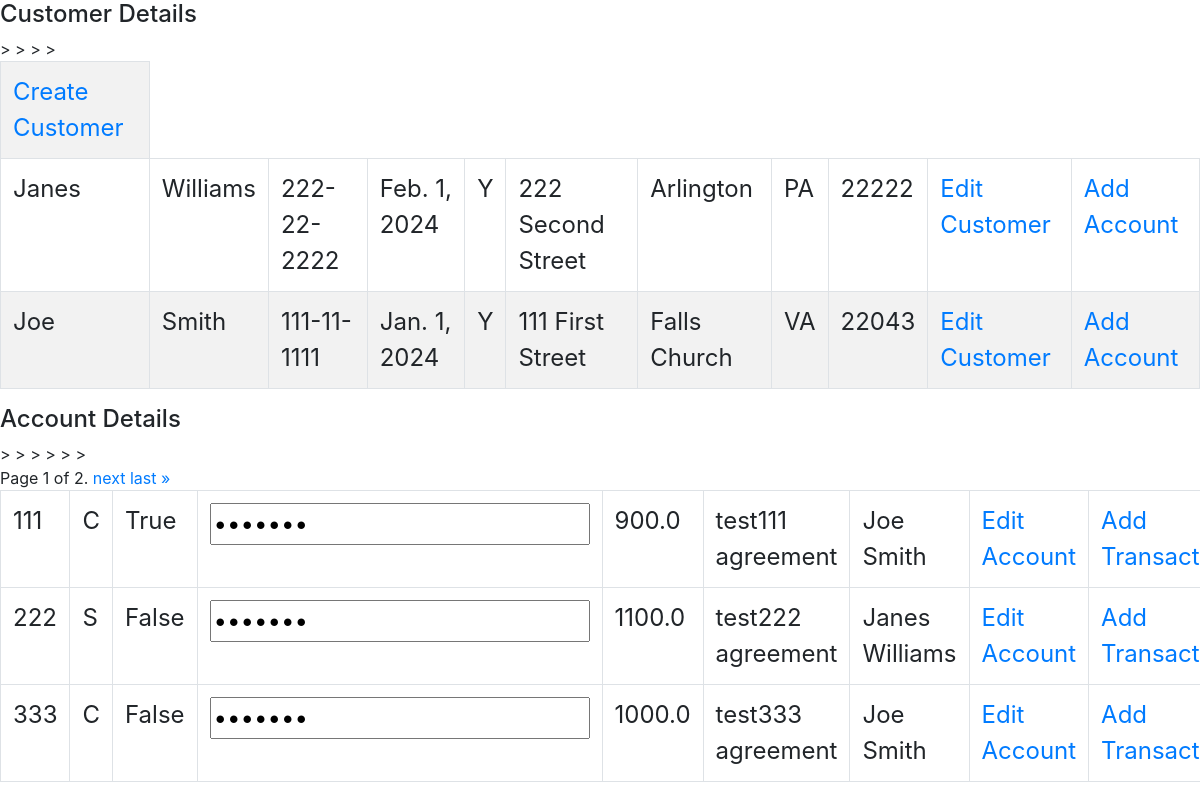
Screenshot of /view_home_list/ with the database file from the repository.
### CustAcctMgmtApp/models.py (models this page shows, shortened)
class Customer(models.Model):
    first_name = models.CharField(max_length=25, default='', null=False)
    last_name = models.CharField(max_length=25, default='', null=False)
    ssn = models.CharField(max_length=11, default='111-11-1111', null=False)
    customer_since = models.DateField(default=date.today(), null=False)
    preferred_customer = models.CharField(max_length=1, null=False)
    street = models.CharField(max_length=50, null=False)
    city = models.CharField(max_length=25, null=False)
    state = models.CharField(max_length=20, null=False)
    zip = models.CharField(max_length=11, null=False)
    class Meta:
        ordering = ['first_name']
    def __str__(self):
        return self.first_name + " " + self.last_name

class Account(models.Model):
    account_number = models.IntegerField(null=False)
    account_type = models.CharField(max_length=1, null=False)
    paper_statement = models.BooleanField(default=False, null=False)
    password = models.CharField(max_length=25, default='', null=False)
    balance = models.FloatField(default=1000.00,  null=False, validators=[MinValueValidator(0)])
    agreement = models.CharField(max_length=100, null=False)
    customer = models.ForeignKey(Customer, on_delete=models.CASCADE, related_name='accounts')
    class Meta:
        ordering = ['account_number']

### CustAcctMgmtApp/views.py (the view)
# urls.py: path('view_home_list/', views.CustomerListView.as_view(), name='view_home_list'),
class CustomerListView(ListView):
    model = Customer
    context_object_name = 'customers'
    template_name = 'home_listview.html'
    def get_queryset(self):
        return Customer.objects.all()
    def get_context_data(self, **kwargs):
        context = super(CustomerListView, self).get_context_data(**kwargs)
        accounts = Account.objects.all()
        paginator = Paginator(accounts, 3)  # Show 5 contacts per page.
        page_number = self.request.GET.get('page')
        page_obj = paginator.get_page(page_number)
        context['page_obj'] = page_obj
        return context

### templates/home_listview.html (shortened to what this page needs)
{% load static %} <!DOCTYPE html>
<html lang="en">
<head>
    <link rel="stylesheet" href="{% static '/css/bootstrap.min.css' %}">
</head>
<body>
    <h4> Customer Details </h4>
    <div class="table-responsive">
    <table class="table table-hover table-bordered table-striped">
        <tr> <td><a href="{%url 'create' %}">Create Customer </a></td></tr>
        {% for customer in customers %}
        <tr>
            <td> {{customer.first_name}}</td>
            <td> {{customer.last_name}} </td>
            <td> {{customer.ssn}} </td>
            <td> {{customer.customer_since}} </td>
            <td> {{customer.preferred_customer}} </td>
            <td> {{customer.street}} </td>
            <td> {{customer.city}} </td>
            <td> {{customer.state}} </td>
            <td> {{customer.zip}} </td>
            <td><a href="{%url 'edit' customer.id %}">Edit Customer </a> </td>>
            <td><a href="{%url 'add_account' customer.id %}">Add Account </a> </td>>
        </tr>
        {% endfor %}
    </table>
    <h4> Account Details </h4>
    <table class="table table-hover table-bordered table-responsive">
        {% for account in page_obj %}
            <tr>
                <td> {{account.account_number}} </td>
                <td> {{account.account_type}} </td>
                <td> {{account.paper_statement}} </td>
                <td> <input type="password" value="{{account.password}}"readonly></td>
                <td> {{account.balance}} </td>
                <td> {{account.agreement}} </td>
                <td> {{account.customer}} </td>
                <td><a href="{%url 'edit_account' account.id %}">Edit Account </a> </td>>
                <td><a href="{%url 'add_trans' account.id %}">Add Transaction </a> </td>>
            </tr>
        {% empty %}
        <li>Sorry, There are no Account in the database </li>
        {% endfor %}
        <div class="pagination">
            <span class="step-links">
                <span class="current">
                    Page {{ page_obj.number }} of {{ page_obj.paginator.num_pages }}.
                </span>
                {% if page_obj.has_next %}
                    <a href="?page={{ page_obj.next_page_number }}">next</a>
                    <a href="?page={{ page_obj.paginator.num_pages }}">last &raquo;</a>
                {% endif %}
            </span>
        </div>
    </table>
    </div>
</body>
</html>

### templates/home_listview.html (style rules this page uses)
.table td { font-size : 24px }

### rows the page displays
Customer: first_name "Janes", last_name "Williams", ssn "222-22-2222", customer_since "Feb. 1, 2024", preferred_customer "Y", street "222 Second Street", city "Arlington", state "PA", zip "22222"
Customer: first_name "Joe", last_name "Smith", ssn "111-11-1111", customer_since "Jan. 1, 2024", preferred_customer "Y", street "111 First Street", city "Falls Church", state "VA", zip "22043"
Account: account_number "111", account_type "C", paper_statement "True", balance "900.0", agreement "test111 agreement", customer "Joe Smith"
Account: account_number "222", account_type "S", paper_statement "False", balance "1100.0", agreement "test222 agreement", customer "Janes Williams"
Account: account_number "333", account_type "C", paper_statement "False", balance "1000.0", agreement "test333 agreement", customer "Joe Smith"

### other values shown
{{ page_obj.number }} "1"
{{ page_obj.paginator.num_pages }} "2"
